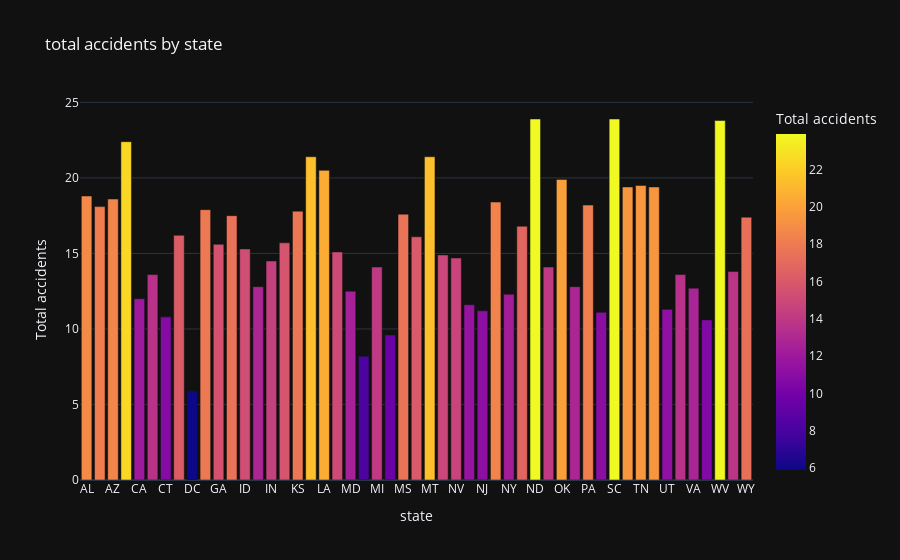

The notebook cell this image was saved under:
### Code cell
#total accidents by state

fig=px.bar(df,x='abbrev',y='total',
           title="total accidents by state",
           labels={'abbrev':"state",'total':'Total accidents'},
           color='total',template="plotly_dark"
           ) #template applies dark mode
fig.show()

### Figure 1 — Plotly figure (JSON) as saved in the notebook; plotly's stock layout.template omitted (floating-point values rounded to 4 significant figures)
{"data": [{"alignmentgroup": "True", "hovertemplate": "state=%{x}<br>Total accidents=%{marker.color}<extra></extra>", "legendgroup": "", "marker": {"color": [18.8, 18.1, 18.6, 22.4, 12, 13.6, 10.8, 16.2, 5.9, 17.9, 15.6, 17.5, 15.3, 12.8, 14.5, 15.7, 17.8, 21.4, 20.5, 15.1, 12.5, 8.2, 14.1, 9.6, 17.6, 16.1, 21.4, 14.9, 14.7, 11.6, 11.2, 18.4, 12.3, 16.8, 23.9, 14.1, 19.9, 12.8, 18.2, 11.1, 23.9, 19.4, 19.5, 19.4, 11.3, 13.6, 12.7, 10.6, 23.8, 13.8, 17.4], "coloraxis": "coloraxis", "pattern": {"shape": ""}}, "name": "", "offsetgroup": "", "orientation": "v", "showlegend": false, "textposition": "auto", "type": "bar", "x": ["AL", "AK", "AZ", "AR", "CA", "CO", "CT", "DE", "DC", "FL", "GA", "HI", "ID", "IL", "IN", "IA", "KS", "KY", "LA", "ME", "MD", "MA", "MI", "MN", "MS", "MO", "MT", "NE", "NV", "NH", "NJ", "NM", "NY", "NC", "ND", "OH", "OK", "OR", "PA", "RI", "SC", "SD", "TN", "TX", "UT", "VT", "VA", "WA", "WV", "WI", "WY"], "xaxis": "x", "y": [18.8, 18.1, 18.6, 22.4, 12, 13.6, 10.8, 16.2, 5.9, 17.9, 15.6, 17.5, 15.3, 12.8, 14.5, 15.7, 17.8, 21.4, 20.5, 15.1, 12.5, 8.2, 14.1, 9.6, 17.6, 16.1, 21.4, 14.9, 14.7, 11.6, 11.2, 18.4, 12.3, 16.8, 23.9, 14.1, 19.9, 12.8, 18.2, 11.1, 23.9, 19.4, 19.5, 19.4, 11.3, 13.6, 12.7, 10.6, 23.8, 13.8, 17.4], "yaxis": "y"}], "layout": {"barmode": "relative", "coloraxis": {"colorbar": {"title": {"text": "Total accidents"}}, "colorscale": [[0, "#0d0887"], [0.1111, "#46039f"], [0.2222, "#7201a8"], [0.3333, "#9c179e"], [0.4444, "#bd3786"], [0.5556, "#d8576b"], [0.6667, "#ed7953"], [0.7778, "#fb9f3a"], [0.8889, "#fdca26"], [1, "#f0f921"]]}, "legend": {"tracegroupgap": 0}, "title": {"text": "total accidents by state"}, "xaxis": {"anchor": "y", "domain": [0, 1], "title": {"text": "state"}}, "yaxis": {"anchor": "x", "domain": [0, 1], "title": {"text": "Total accidents"}}}}
